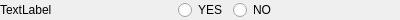
<?xml version="1.0" encoding="UTF-8"?>
<ui version="4.0">
 <class>YesNoWidget</class>
 <widget class="QWidget" name="YesNoWidget">
  <property name="geometry">
   <rect>
    <x>0</x>
    <y>0</y>
    <width>400</width>
    <height>20</height>
   </rect>
  </property>
  <property name="windowTitle">
   <string>Form</string>
  </property>
  <layout class="QGridLayout" name="gridLayout">
   <property name="leftMargin">
    <number>0</number>
   </property>
   <property name="topMargin">
    <number>0</number>
   </property>
   <property name="rightMargin">
    <number>0</number>
   </property>
   <property name="bottomMargin">
    <number>0</number>
   </property>
   <item row="0" column="2">
    <widget class="QRadioButton" name="noRadioButton">
     <property name="text">
      <string>NO</string>
     </property>
    </widget>
   </item>
   <item row="0" column="0">
    <widget class="QLabel" name="label">
     <property name="minimumSize">
      <size>
       <width>172</width>
       <height>0</height>
      </size>
     </property>
     <property name="maximumSize">
      <size>
       <width>172</width>
       <height>16777215</height>
      </size>
     </property>
     <property name="text">
      <string>TextLabel</string>
     </property>
    </widget>
   </item>
   <item row="0" column="1">
    <widget class="QRadioButton" name="yesRadioButton">
     <property name="text">
      <string>YES</string>
     </property>
    </widget>
   </item>
   <item row="0" column="3">
    <spacer name="horizontalSpacer">
     <property name="orientation">
      <enum>Qt::Horizontal</enum>
     </property>
     <property name="sizeHint" stdset="0">
      <size>
       <width>40</width>
       <height>20</height>
      </size>
     </property>
    </spacer>
   </item>
  </layout>
 </widget>
 <resources/>
 <connections/>
</ui>
